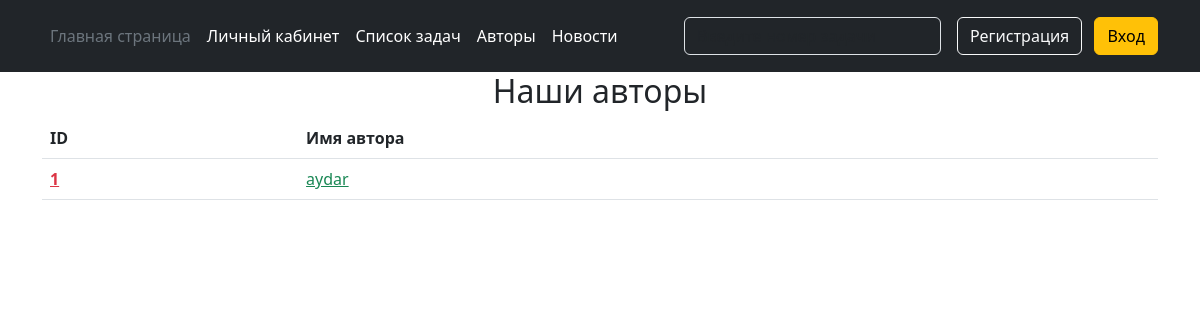
The app's page /authors, older data.
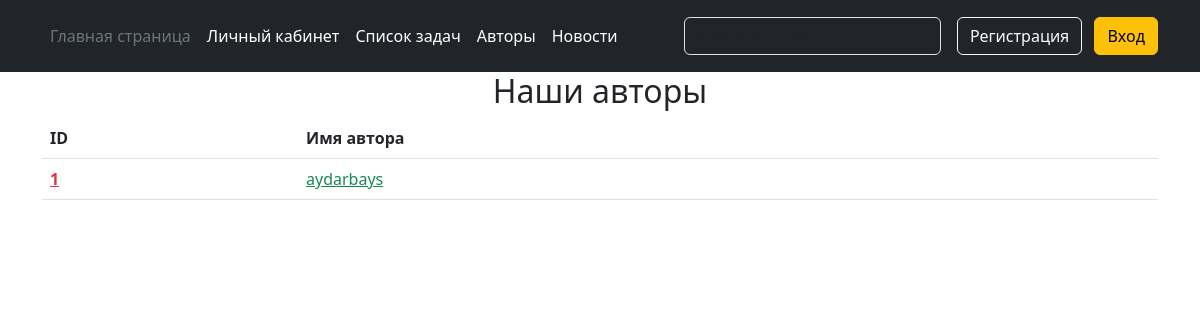
The same page, newer data.
### data/users.py (models this page shows, shortened)
class User(SqlAlchemyBase, UserMixin, SerializerMixin):
    __tablename__ = 'users'
    id = sqlalchemy.Column(sqlalchemy.Integer,
                           primary_key=True, autoincrement=True)
    username = sqlalchemy.Column(sqlalchemy.String, nullable=False)
    email = sqlalchemy.Column(sqlalchemy.String,
                              index=True, unique=True, nullable=True)
    hashed_password = sqlalchemy.Column(sqlalchemy.String, nullable=True)
    role = sqlalchemy.Column(sqlalchemy.String)
    problems = orm.relationship('Problems', back_populates='author')
    solved_problems = orm.relationship('Solvings', back_populates='student')
    favourite_problems = orm.relationship('FavouriteProblems', back_populates='student')

### server.py (the view)
@app.route("/authors")
def authors():
    db_sess = db_session.create_session()
    authors = db_sess.query(User).filter(User.role == "Автор")
    return render_template('authors.html', title='Авторы', authors=authors)

### data/db_session.py (called while the page is built)
def create_session() -> Session:
    global __factory
    return __factory()

### templates/authors.html
{% extends "base.html" %}
{% block content %}
    <h2>Наши авторы</h2>
    <table class="table">
      <thead class="thead-light">
        <tr>
          <th scope="col">ID</th>
          <th scope="col">Имя автора</th>
        </tr>
      </thead>
      <tbody>
        {% for item in authors %}
        <tr>
          <th scope="row"><a href="/profile/{{item.id}}" class="link-danger">{{item.id}}</a></th>
          <td><a href="/profile/{{item.id}}" class="link-success">{{item.username}}</a></td>
        </tr>
        {% endfor %}
      </tbody>
    </table>
{% endblock %}

Row changes from the older to the newer data that the page shows:
changed User id 1: username "aydar" → "aydarbays"
